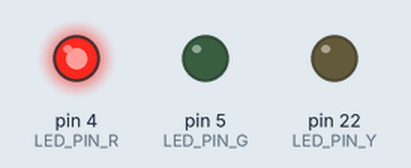
Recording of a sketch running on a simulated Arduino Mega 2560, built with avr-gcc and run on an emulated ATmega2560. Shown: output pins drawn as LEDs (lit = HIGH). What the sketch prints to the serial monitor is not drawn.

Above: at 0.5 s.
At 1.5 s:
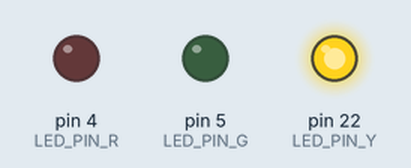
At 5.5 s:
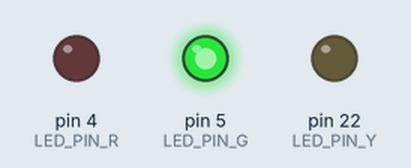
Timing chart, 0 to 6.9 s (numbered marks = the images above):
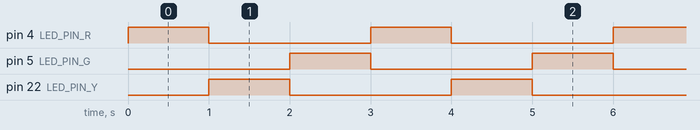

The sketch:

R_G_Y_LED.ino
```cpp
// 定义红绿灯引脚
#define LED_PIN_R 4  // 红灯
#define LED_PIN_Y 22  // 黄灯
#define LED_PIN_G 5   // 绿灯

void setup() {
  Serial.begin(115200);
  // 初始化所有LED引脚为输出模式
  pinMode(LED_PIN_R, OUTPUT);
  pinMode(LED_PIN_Y, OUTPUT);
  pinMode(LED_PIN_G, OUTPUT);
}

void loop() {
  // 红灯亮1秒
  Serial.println("红灯亮");
  digitalWrite(LED_PIN_R, HIGH);
  digitalWrite(LED_PIN_Y, LOW);
  digitalWrite(LED_PIN_G, LOW);
  delay(1000);

  // 黄灯亮1秒
  Serial.println("黄灯亮");
  digitalWrite(LED_PIN_R, LOW);
  digitalWrite(LED_PIN_Y, HIGH);
  digitalWrite(LED_PIN_G, LOW);
  delay(1000);

  // 绿灯亮1秒
  Serial.println("绿灯亮");
  digitalWrite(LED_PIN_R, LOW);
  digitalWrite(LED_PIN_Y, LOW);
  digitalWrite(LED_PIN_G, HIGH);
  delay(1000);
}
```

Measured:
- by itself, pin 4 (LED_PIN_R), pin 5 (LED_PIN_G), pin 22 (LED_PIN_Y): alternates HIGH for 1.0 s and LOW for 2.0 s
- by itself, everything shown: repeats every 3.0 s, in 3 steps
